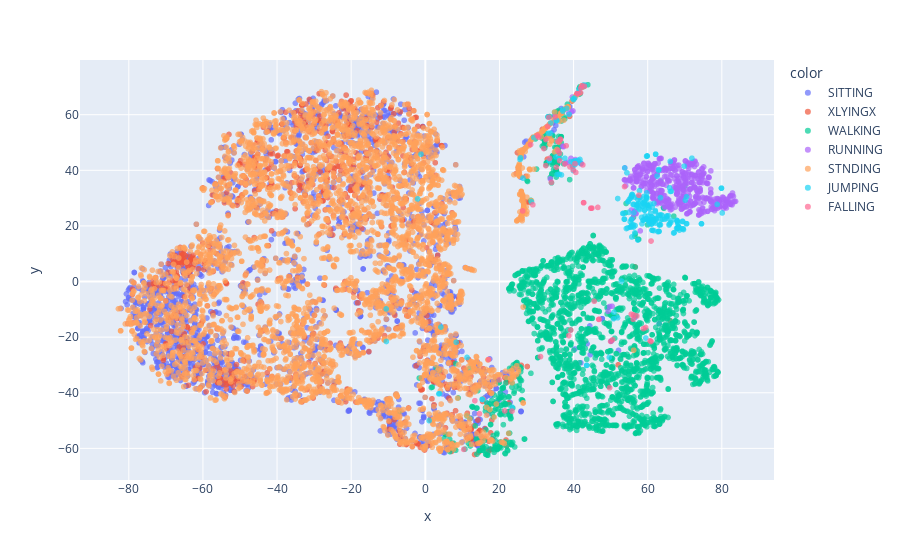

Notebook cell for this chart:
### Code cell
import plotly.express as px
px.scatter(x=tsne[:,0], y=tsne[:,1], color=labels, opacity=0.7)

### Figure 1 — Plotly figure (JSON) as saved in the notebook; plotly's stock layout.template omitted (floating-point values rounded to 4 significant figures; data arrays with more than 128 entries replaced by an {"elided": "..."} marker saying what was removed)
{"data": [{"hovertemplate": "color=SITTING<br>x=%{x}<br>y=%{y}<extra></extra>", "legendgroup": "SITTING", "marker": {"color": "#636efa", "opacity": 0.7, "symbol": "circle"}, "mode": "markers", "name": "SITTING", "showlegend": true, "type": "scattergl", "x": {"elided": "1971 float values"}, "xaxis": "x", "y": {"elided": "1971 float values"}, "yaxis": "y"}, {"hovertemplate": "color=XLYINGX<br>x=%{x}<br>y=%{y}<extra></extra>", "legendgroup": "XLYINGX", "marker": {"color": "#EF553B", "opacity": 0.7, "symbol": "circle"}, "mode": "markers", "name": "XLYINGX", "showlegend": true, "type": "scattergl", "x": {"elided": "864 float values"}, "xaxis": "x", "y": {"elided": "864 float values"}, "yaxis": "y"}, {"hovertemplate": "color=WALKING<br>x=%{x}<br>y=%{y}<extra></extra>", "legendgroup": "WALKING", "marker": {"color": "#00cc96", "opacity": 0.7, "symbol": "circle"}, "mode": "markers", "name": "WALKING", "showlegend": true, "type": "scattergl", "x": {"elided": "2381 float values"}, "xaxis": "x", "y": {"elided": "2381 float values"}, "yaxis": "y"}, {"hovertemplate": "color=RUNNING<br>x=%{x}<br>y=%{y}<extra></extra>", "legendgroup": "RUNNING", "marker": {"color": "#ab63fa", "opacity": 0.7, "symbol": "circle"}, "mode": "markers", "name": "RUNNING", "showlegend": true, "type": "scattergl", "x": {"elided": "489 float values"}, "xaxis": "x", "y": {"elided": "489 float values"}, "yaxis": "y"}, {"hovertemplate": "color=STNDING<br>x=%{x}<br>y=%{y}<extra></extra>", "legendgroup": "STNDING", "marker": {"color": "#FFA15A", "opacity": 0.7, "symbol": "circle"}, "mode": "markers", "name": "STNDING", "showlegend": true, "type": "scattergl", "x": {"elided": "3992 float values"}, "xaxis": "x", "y": {"elided": "3992 float values"}, "yaxis": "y"}, {"hovertemplate": "color=JUMPING<br>x=%{x}<br>y=%{y}<extra></extra>", "legendgroup": "JUMPING", "marker": {"color": "#19d3f3", "opacity": 0.7, "symbol": "circle"}, "mode": "markers", "name": "JUMPING", "showlegend": true, "type": "scattergl", "x": {"elided": "237 float values"}, "xaxis": "x", "y": {"elided": "237 float values"}, "yaxis": "y"}, {"hovertemplate": "color=FALLING<br>x=%{x}<br>y=%{y}<extra></extra>", "legendgroup": "FALLING", "marker": {"color": "#FF6692", "opacity": 0.7, "symbol": "circle"}, "mode": "markers", "name": "FALLING", "showlegend": true, "type": "scattergl", "x": [49.99, 35.8, 39.25, 45.58, 41.89, 42.29, 39.89, 57.07, 56.07, 42.49, 41.15, 39.03, 57.61, 40.38, 46.54, 44.96, 58.85, 19.93, 60.9, 46.81, 38.72, 44.65, 59.43, 30.56, 42.71, 13.37, 33.33, 33.01, 32.5, 46.85, 28.41, 33.52, 42.91, 14.6, 31.97, 36.47, 42.7, 34.02, 44.76, 23.37, 10.38, 35.04, 30.25, 50.54, 49.73, 21.45, 17.08, 32.49, 56.17, 35.75, 29.01, 60.65, 38.0, 55.56, 26.27, 35.36, 40.9, 36.2, 60.9, 37.63, 31.07, 36.25, 40.6, 53.75, 36.41, 41.91], "xaxis": "x", "y": [-21.55, 47.17, -17.46, -7.099, 67.9, 70.38, 40.18, -12.38, -13.55, 41.95, 67.57, 41.24, 31.03, 42.39, 26.65, 26.4, -16.93, -35.38, -21.58, -13.61, -19.45, 26.37, -16.53, 51.91, 28.35, -42.85, 59.05, 55.78, 51.08, -13.6, 49.26, 44.29, 70.23, -47.57, 47.83, 51.1, 28.36, 35.65, 26.38, -46.6, -60.37, 59.16, 52.53, -20.93, -38.2, -46.54, -28.04, 41.69, -12.01, 50.36, 27.6, -21.33, 48.81, -11.77, 25.39, 41.1, 67.59, 46.18, 14.56, 42.25, -26.99, 43.44, 39.25, 34.15, 51.18, 69.64], "yaxis": "y"}], "layout": {"legend": {"title": {"text": "color"}, "tracegroupgap": 0}, "margin": {"t": 60}, "xaxis": {"anchor": "y", "domain": [0, 1], "title": {"text": "x"}}, "yaxis": {"anchor": "x", "domain": [0, 1], "title": {"text": "y"}}}}
